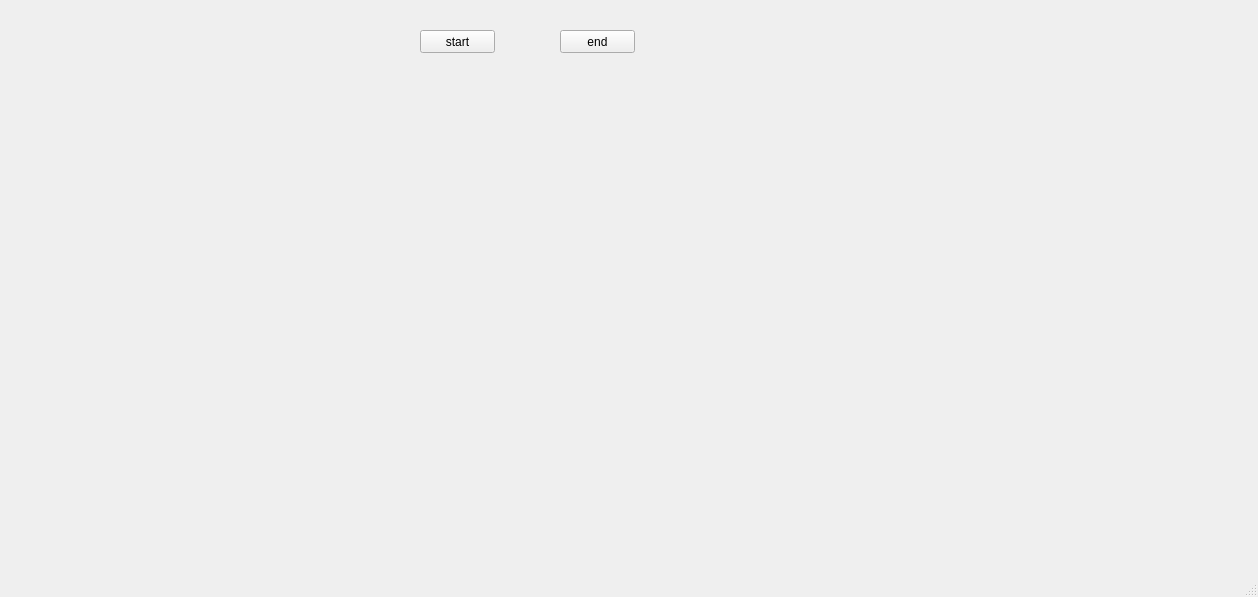
<?xml version="1.0" encoding="UTF-8"?>
<ui version="4.0">
 <class>MainWindow</class>
 <widget class="QMainWindow" name="MainWindow">
  <property name="geometry">
   <rect>
    <x>0</x>
    <y>0</y>
    <width>1258</width>
    <height>597</height>
   </rect>
  </property>
  <property name="windowTitle">
   <string>MainWindow</string>
  </property>
  <widget class="QWidget" name="centralwidget">
   <widget class="QPushButton" name="pushButton_Start">
    <property name="geometry">
     <rect>
      <x>420</x>
      <y>30</y>
      <width>75</width>
      <height>23</height>
     </rect>
    </property>
    <property name="text">
     <string>start</string>
    </property>
   </widget>
   <widget class="QPushButton" name="pushButton_End">
    <property name="geometry">
     <rect>
      <x>560</x>
      <y>30</y>
      <width>75</width>
      <height>23</height>
     </rect>
    </property>
    <property name="text">
     <string>end</string>
    </property>
   </widget>
   <widget class="QWidget" name="">
    <property name="geometry">
     <rect>
      <x>0</x>
      <y>80</y>
      <width>1251</width>
      <height>461</height>
     </rect>
    </property>
    <layout class="QHBoxLayout" name="horizontalLayout">
     <item>
      <widget class="Sn3DCamerWidget" name="camera_left" native="true"/>
     </item>
     <item>
      <widget class="Sn3DCamerWidget" name="camera_right" native="true"/>
     </item>
     <item>
      <widget class="Sn3DCamerWidget" name="camera_color" native="true"/>
     </item>
    </layout>
   </widget>
  </widget>
  <widget class="QMenuBar" name="menubar">
   <property name="geometry">
    <rect>
     <x>0</x>
     <y>0</y>
     <width>1258</width>
     <height>26</height>
    </rect>
   </property>
  </widget>
  <widget class="QStatusBar" name="statusbar"/>
 </widget>
 <customwidgets>
  <customwidget>
   <class>Sn3DCamerWidget</class>
   <extends>QWidget</extends>
   <header>sn3dcamerwidget.h</header>
   <container>1</container>
  </customwidget>
 </customwidgets>
 <resources/>
 <connections/>
</ui>
